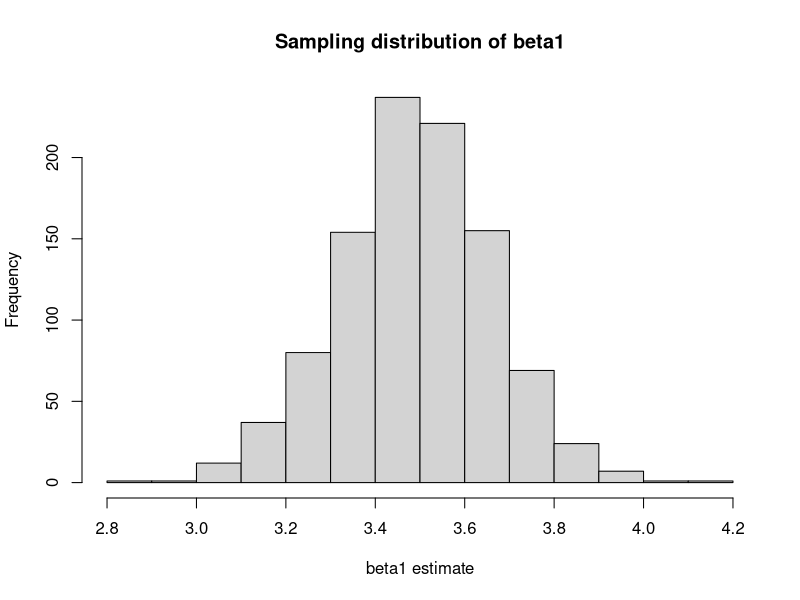
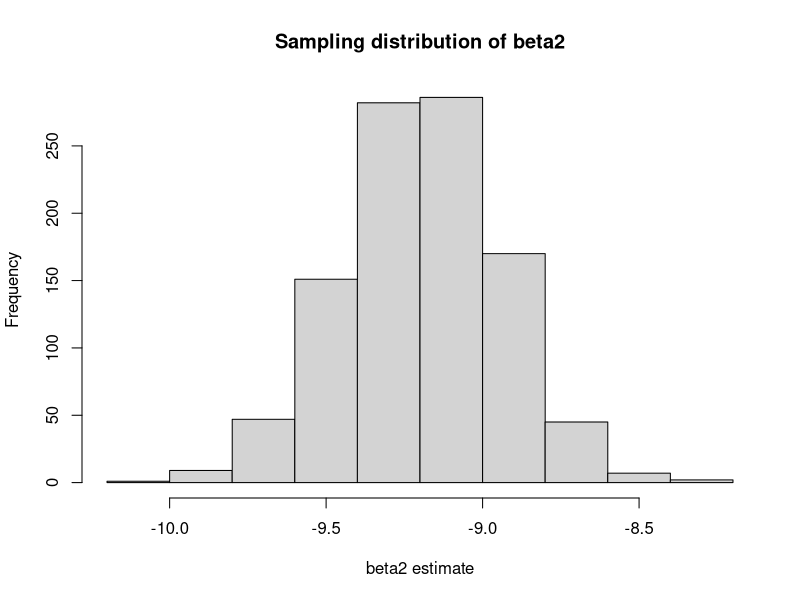
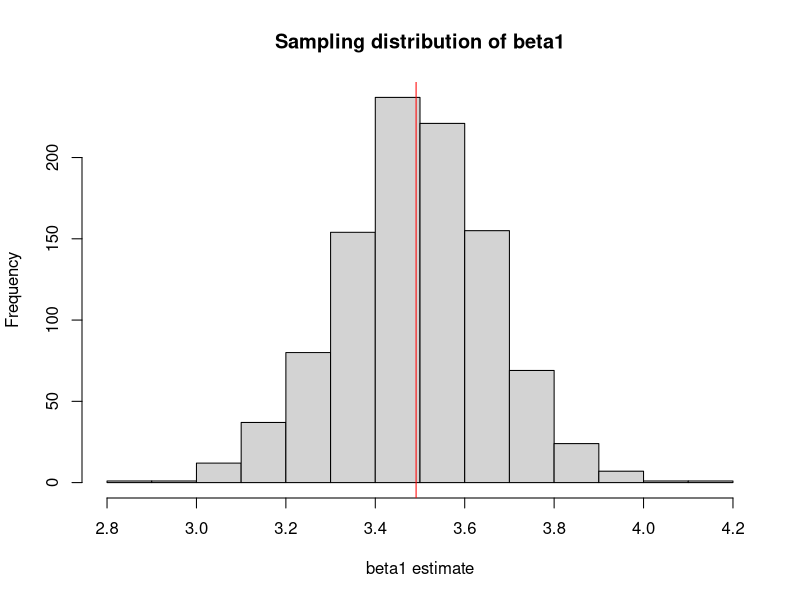
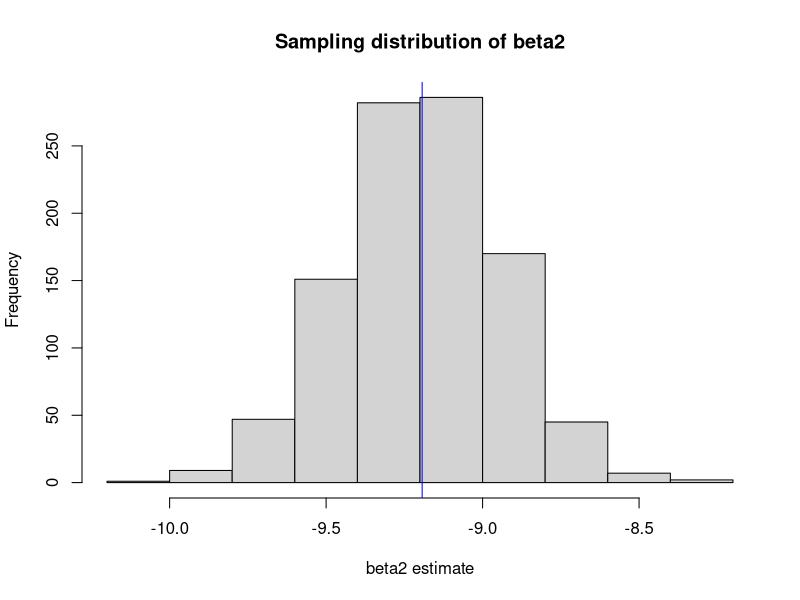

The R source for these figures, in order:
## ---- chunk 1
#| label: setup 
#| include: FALSE


library(ggplot2)

# Default figure size for PDF output
knitr::opts_chunk$set(fig.width = 6, fig.height = 4)

set.seed(42)
## ---- chunk 2
set.seed(123)
n <- 25
x <- rnorm(n,mean=0.0,sd=1.0)
beta0 <- 1
beta1 <- 0
## x is irrelevant in this model, the data generating process is as follows:
dgp <- beta0 + beta1*x
## The residual is heteroskedastic by construction
e <- x^2*rnorm(n,mean=0.0,sd=1.0)
y <- dgp + e
## ---- chunk 3
  # (a) Estimating the OLS model
model1 <- lm(y ~ x)
summary(model1)
se_beta2_lm <- summary(model1)$coefficients["x", "Std. Error"]


## ---- chunk 4
  # (b) standard error for beta2_hat
X <- cbind(1, x)

e <- model1$residuals
sigmasq_hat <- as.numeric(t(e) %*% e) / (n - 2)


var_cov <- sigmasq_hat * solve(t(X) %*% X) # variance-co variant matrix
se_beta2_matrix <- sqrt(var_cov[2, 2]) # std error for beta2

cat("Estimated sigma^2:", sigmasq_hat, "\n\n")

print(var_cov)

cat("\nStandard Error for β2 (slope):", se_beta2_matrix, "\n")

se_beta1 <- sqrt(var_cov[1, 1])
cat("Standard Error for β1 (intercept):", se_beta1, "\n")

## verifying similarity
round(se_beta2_lm,4) == round(se_beta2_matrix,4) # TRUE, implying that they are identical


## ---- chunk 5
# (c) computing white covariance matrix

# ensure that the residuals are numeric
e <- as.numeric(model1$residuals)

# construct a diagonal matrix of the squared residuals
Omega <- diag(e^2)

# computing the matrix formula
S <- t(X) %*% Omega %*% X

# calculate the White covariance matrix
white_var_cov <- solve(t(X) %*% X) %*% S %*% solve(t(X) %*% X)

# extract the standard error
white_se_beta1 <- sqrt(white_var_cov[1, 1])
white_se_beta2 <- sqrt(white_var_cov[2, 2])

# print results
cat("\n--- (c) White (HC0) heteroskedasticity-consistent results ---\n")

cat("White Variance–Covariance Matrix:\n")
print(white_var_cov)

cat("\nWhite SE for β1 (intercept):", white_se_beta1, "\n")
cat("White SE for β2 (slope):", white_se_beta2, "\n")

## comparing the white se with ordinary se
sign(se_beta2_lm - white_se_beta2)  # return -1 implying that se_beta1_lm < white_se)


## ---- chunk 6
     # (a) setting seed to 1
set.seed(1)

## ---- chunk 7
    # (b) sample size
n <- 100
## ---- chunk 8
    # (c) generating the variable
x1 <- rnorm(n, mean = 3, sd = sqrt(6))
x2 <- rnorm(n, mean = 2, sd = sqrt(4))
epsilon <- rnorm(n, mean = 0, sd = sqrt(100))
y <- 2 + 3.5*x1 - 9.2*x2 + epsilon

## ---- chunk 9
     # (d) model estimation
model2 <- lm(y ~ x1 + x2)
summary(model2)
## ---- chunk 10
  
  # (e) replication 
set.seed(1)
M <- 1000
n <- 100

beta0 <- 2
beta1 <- 3.5
beta2 <- -9.2

coef_mat <- matrix(NA, nrow = M, ncol = 3)
colnames(coef_mat) <- c("(Intercept)", "x1", "x2")

for (i in 1:M) {
  # generate new random data for each replication
  x1 <- rnorm(n, mean = 3, sd = 6)
  x2 <- rnorm(n, mean = 2, sd = 4)
  eps <- rnorm(n, mean = 0, sd = 10)
  y <- beta0 + beta1 * x1 + beta2 * x2 + eps
  
  model_rep <- lm(y ~ x1 + x2)
  coef_mat[i, ] <- coef(model_rep)
}

# display results
cat("\n------\n")
print(colMeans(coef_mat))

## ---- chunk 11
   # (f)
hist(coef_mat[, "x1"],
     main = "Sampling distribution of beta1", 
     xlab = "beta1 estimate")



hist(coef_mat[, "x2"],
     main = "Sampling distribution of beta2", 
     xlab = "beta2 estimate")

## ---- chunk 12

  #  (g)
hist(coef_mat[, "x1"],
     main = "Sampling distribution of beta1", 
     xlab = "beta1 estimate")
abline(v = colMeans(coef_mat)[2], col = "red")


hist(coef_mat[, "x2"],
     main = "Sampling distribution of beta2", 
     xlab = "beta2 estimate")
abline(v = colMeans(coef_mat)[3], col = "blue")

